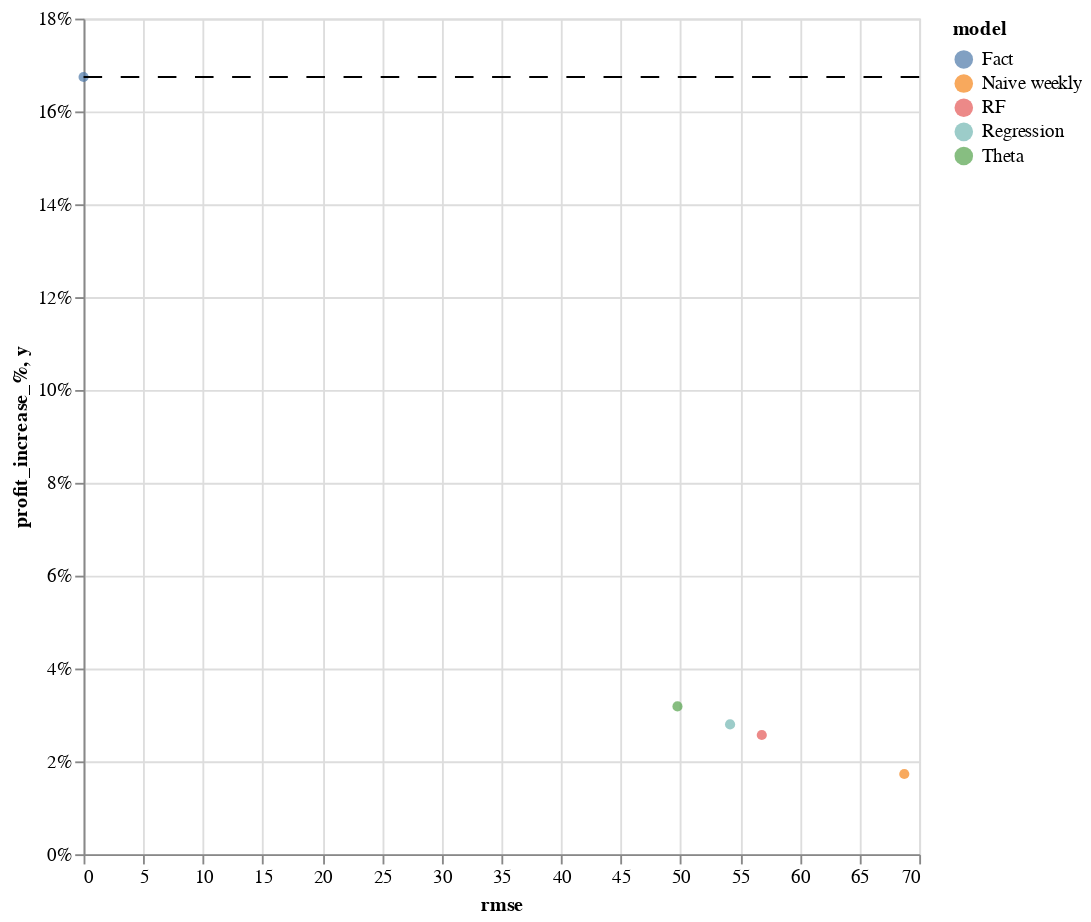

The code cell stored with this chart in its notebook:
### Code cell
chart = alt.Chart(all_items_eval.fillna(0).reset_index()).mark_circle().encode(
    x=alt.X('rmse:Q'),
    y=alt.Y('profit_increase_%:Q',axis=alt.Axis(format='%')),
    color=alt.Color('model:N'),
).properties(width=450, height=450)#.interactive()

fact_line = alt.Chart(pd.DataFrame({'y': [all_items_eval.loc['Fact','profit_increase_%']]})).mark_rule(strokeDash=[10, 10]).encode(y='y')

chart + fact_line

### Figure 1 — Vega-Lite specification as saved in the notebook (floating-point values rounded to 4 significant figures)
{"config": {"view": {"continuousWidth": 400, "continuousHeight": 300}}, "layer": [{"data": {"name": "data-e6d36d4cd04dbdd2972780753aefe2df"}, "mark": "circle", "encoding": {"color": {"type": "nominal", "field": "model"}, "x": {"type": "quantitative", "field": "rmse"}, "y": {"type": "quantitative", "axis": {"format": "%"}, "field": "profit_increase_%"}}, "height": 450, "width": 450}, {"data": {"name": "data-7d1f6da6236064c64d1345b1d7f08d32"}, "mark": {"type": "rule", "strokeDash": [10, 10]}, "encoding": {"y": {"type": "quantitative", "field": "y"}}}], "$schema": "https://vega.github.io/schema/vega-lite/v4.8.1.json", "datasets": {"data-e6d36d4cd04dbdd2972780753aefe2df": [{"model": "Fact", "value": 92760.0, "sell_price": 449.9, "daily_revenue": 137300.0, "disount": 0.2362, "sell_price_w_disount": 343.7, "value_increase": 215.4, "value_w_disount": 156400.0, "daily_revenue_w_disount": 172100.0, "daily_profit": 109800.0, "daily_profit_w_disount": 125800.0, "value_fact": 92760.0, "daily_profit_fact": 109800.0, "value_w_disount_fact": 158100.0, "daily_profit_w_disount_fact": 126500.0, "inventory_left": -1665.0, "final_profit_w_discount": 125300.0, "final_profit_base_price": 107400.0, "profit_increase_model": 47.24, "profit_increase_%": 0.1674, "rmse": 0.0, "rmse_normalized": 0.0}, {"model": "Naive weekly", "value": 93180.0, "sell_price": 449.9, "daily_revenue": 137900.0, "disount": 0.2339, "sell_price_w_disount": 344.7, "value_increase": 213.3, "value_w_disount": 156900.0, "daily_revenue_w_disount": 173400.0, "daily_profit": 110300.0, "daily_profit_w_disount": 127000.0, "value_fact": 92760.0, "daily_profit_fact": 109800.0, "value_w_disount_fact": 157200.0, "daily_profit_w_disount_fact": 127200.0, "inventory_left": -378.1, "final_profit_w_discount": 109200.0, "final_profit_base_price": 86630.0, "profit_increase_model": 114.3, "profit_increase_%": 0.01727, "rmse": 68.75, "rmse_normalized": 1.0}, {"model": "RF", "value": 93640.0, "sell_price": 449.9, "daily_revenue": 138600.0, "disount": 0.2382, "sell_price_w_disount": 342.8, "value_increase": 217.2, "value_w_disount": 160300.0, "daily_revenue_w_disount": 173400.0, "daily_profit": 110900.0, "daily_profit_w_disount": 126000.0, "value_fact": 92760.0, "daily_profit_fact": 109800.0, "value_w_disount_fact": 160100.0, "daily_profit_w_disount_fact": 125200.0, "inventory_left": 126.0, "final_profit_w_discount": 110100.0, "final_profit_base_price": 89560.0, "profit_increase_model": 52.19, "profit_increase_%": 0.02568, "rmse": 56.81, "rmse_normalized": 0.8267}, {"model": "Regression", "value": 94370.0, "sell_price": 449.9, "daily_revenue": 139700.0, "disount": 0.2441, "sell_price_w_disount": 340.1, "value_increase": 222.6, "value_w_disount": 162000.0, "daily_revenue_w_disount": 173500.0, "daily_profit": 111700.0, "daily_profit_w_disount": 125600.0, "value_fact": 92760.0, "daily_profit_fact": 109800.0, "value_w_disount_fact": 161800.0, "daily_profit_w_disount_fact": 124200.0, "inventory_left": 139.4, "final_profit_w_discount": 110400.0, "final_profit_base_price": 90800.0, "profit_increase_model": 64.26, "profit_increase_%": 0.02795, "rmse": 54.16, "rmse_normalized": 0.7881}, {"model": "Theta", "value": 93230.0, "sell_price": 449.9, "daily_revenue": 138000.0, "disount": 0.2434, "sell_price_w_disount": 340.4, "value_increase": 222.0, "value_w_disount": 159600.0, "daily_revenue_w_disount": 171600.0, "daily_profit": 110400.0, "daily_profit_w_disount": 124300.0, "value_fact": 92760.0, "daily_profit_fact": 109800.0, "value_w_disount_fact": 159700.0, "daily_profit_w_disount_fact": 123800.0, "inventory_left": -100.5, "final_profit_w_discount": 110800.0, "final_profit_base_price": 92470.0, "profit_increase_model": 65.93, "profit_increase_%": 0.03185, "rmse": 49.75, "rmse_normalized": 0.7236}], "data-7d1f6da6236064c64d1345b1d7f08d32": [{"y": 0.1674}]}}
